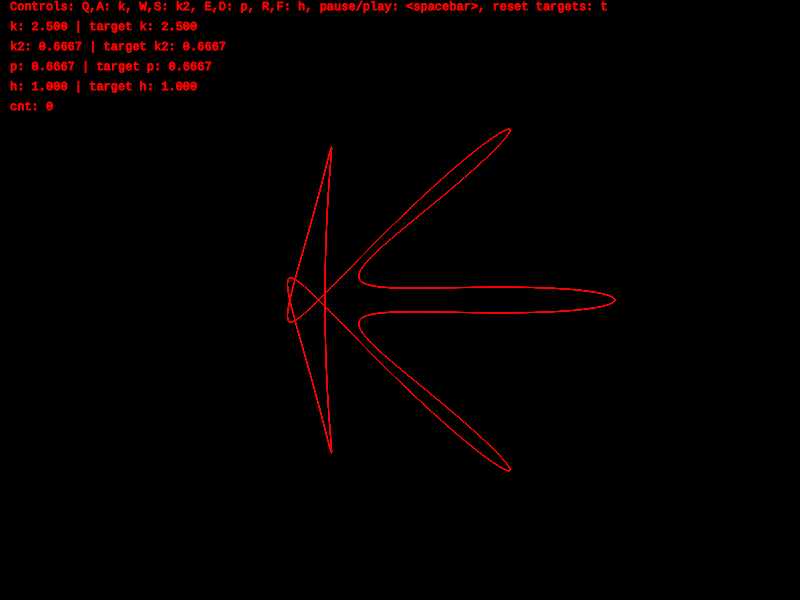
Frame 1 (no input)
Frame 60 (no input): identical to frame 1, image omitted
Frame 120 (the mouse pressed at the canvas centre since frame 60): identical to frame 1, image omitted

The p5.js sketch that drew this single still picture (run headless with seeded random() and noise() and a simulated clock; from frame 60 on, the mouse is pressed at the canvas centre):

// p5.js sketch
// ── sketch.js
let R = 50;//scale
let vars = {
  k:5/2,
  k2:2/3,
  p:2/3,
  h:1,
};
let backup = {
  k: 2.8534,
  k2: 0.8651,
  p: 0.7652,
  h: 0.0,
};
let targvars = {...vars};
let varspds = {
  k: 0.003,
  k2: 0.001,
  p: 0.001,
  h: 0.01,
};
let k = 2.8335;//ratio of first two circles
let targk = k;
let k2 = 0.8651;//ratio of first to third
let targk2 = k2;
let p = 0.7652;//ratio of the paths?
let targp = p;
let cnt=0;
let h = 0;//distance of lever to point
let targh = h;
let spd = 0.0005;
let play = false;
let total_steps = 0;
let target_interval = 200;
let history = [];
let lastTarg; 
function setup() {
  createCanvas(screen.width,screen.height);
  stroke(255,0,0);
  fill(255,0,0);
  frameRate(24);
  textFont('Courier New');
}

function updateRandOne(v, vspd, mult) {
  return v+(Math.random()*2*vspd-vspd)*mult;
}
function updateRandAll() {
  if (!cnt){
    cnt=target_interval;
    history.push({...targvars});
    for (v in vars){
	  targvars[v]=updateRandOne(vars[v], varspds[v], 100);
    }
  }
  for (v in vars){
    vars[v]=vars[v]+(targvars[v]-vars[v])/cnt;
  }
  cnt-=1;
}

function historyStepBack(){
  if (lastTarg === undefined) lastTarg = history.pop();
  if (cnt<=target_interval){
    cnt+=1;
  } else {
    cnt = 0;
    lastTarg = history.pop();
  }
  for (v in vars){
    vars[v] = vars[v]+(lastTarg[v]-vars[v])/cnt;
  }
}

function mousePressed() {
  let fs = fullscreen();
  fullscreen(!fs); 
}
function draw() {
  total_steps+=1;
  if (play) {updateRandAll()}
  background(0);
  text("Controls: Q,A: k, W,S: k2, E,D: p, R,F: h, pause/play: <spacebar>, reset targets: t",10,10);
  let ypos=30;
  for (v in vars) {
    text(v+": "+parseFloat(vars[v]).toPrecision(4)+" | target "+v+": "+parseFloat(targvars[v]).toPrecision(4),10,ypos);
    ypos+=20;
  }
  text("cnt: "+parseInt(cnt), 10,ypos);
  translate(width/2,height/2);
  if(keyIsPressed === true){//defines controls use https://keycode.info/ to modify keys
      switch(keyCode){
	case 72:
	  historyStepBack();
	  break;
	case 84: // t
          cnt=0;
          updateRandAll();
	  break;
	case 32: // spacebar
          play = !play;
          break;
        case 81:
          vars.k+=varspds.k;
          targvars.k+=varspds.k;
          break;
        case 65:
          vars.k-=varspds.k;
          targvars.k-=varspds.k;
          break;
        case 87:
          vars.k2+=varspds.k2;
          targvars.k2+=varspds.k2;
          break;
        case 83:
          vars.k2-=varspds.k2;
          targvars.k2-=varspds.k2;
          break;
        case 69:
          vars.p+=varspds.p;
          targvars.p+=varspds.p;
          break;
        case 68:
          vars.p-=varspds.p;
          targvars.p-=varspds.p;
          break;
        case 82:
          vars.h+=varspds.h;
          targvars.h+=varspds.h;
          break;
        case 70:
          vars.h-=varspds.h;
          targvars.h-=varspds.h;
          break;
      }
  }
  let r = R/vars.k;
  let r2 = R/vars.k2;
  let x = (R + r) * cos(0) + (r + r2) * cos(0 + (R*0)/r - R*0/(vars.p*r)) + R*vars.h * cos(0 + R*0/r - R*0/(vars.p*r) - R*0/(vars.p*r2));
  let y = (R + r) * sin(0) + (r + r2) * sin(0 + (R*0)/r - R*0/(vars.p*r)) + R*vars.h * sin(0 + R*0/r - R*0/(vars.p*r) - R*0/(vars.p*r2));
  for(let t = 0; t<200;t+=0.02){//range and precision
     let oldx = x;
     let oldy = y;
     x = (R + r) * cos(t) + (r + r2) * cos(t + (R*t)/r - R*t/(vars.p*r)) + R * vars.h * cos(t + R*t/r - R*t/(vars.p*r) - R*t/(vars.p*r2));
     y = (R + r) * sin(t) + (r + r2) * sin(t + (R*t)/r - R*t/(vars.p*r)) + R * vars.h * sin(t + R*t/r - R*t/(vars.p*r) - R*t/(vars.p*r2));
     line(oldx,oldy,x,y);
  }
}
